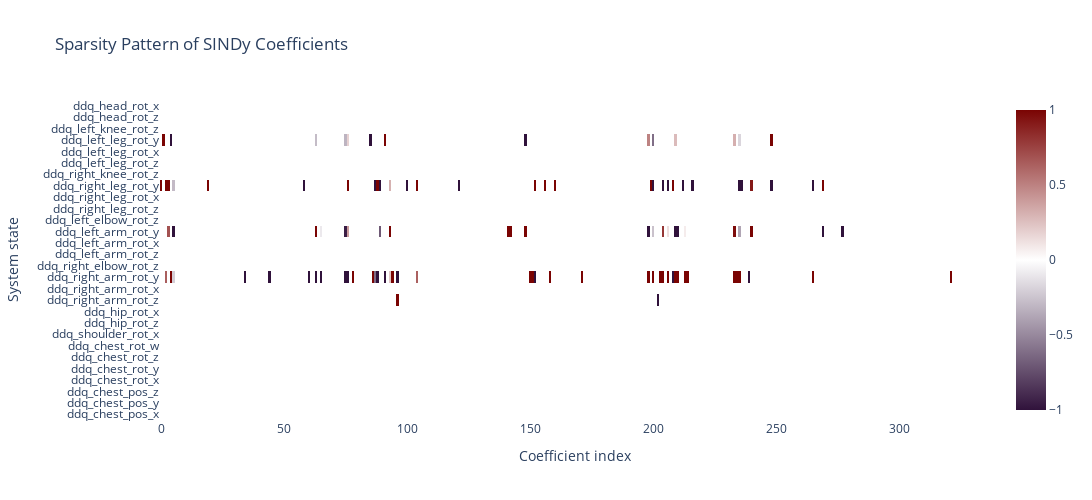

The notebook cell saved with this chart:
### Markdown cell above
# Extract Model Coefficients

### Code cell
# Load the fitted model from the pickle file
with open(os.path.join(models_dir, 'sindy_model.pkl'), 'rb') as f:
    model = dill.load(f)
print("Model loaded from 'sindy_model.pkl'")

# Get the feature names
features = model.get_feature_names()
for i, feature in enumerate(features):
    print(f'{i}: {feature}')
    
# Get the coefficients
if not ensemble_optimization:
    coefficients = model.coefficients()
else:
    ensemble_coefs = optimizer.coef_list # type: ignore
    coefficients = np.mean(ensemble_coefs, axis=0)
    coefficients_std = np.std(ensemble_coefs, axis=0)

# Plot the sparsity pattern of the coefficients
plot_coefficients_threshold(coefficients, feature_names, threshold=selected_threshold, scale_viz=True)

if ensemble_optimization:
    # Plot the standard deviation of the coefficients
    plot_coefficients_threshold(coefficients_std, feature_names, threshold=0.0, scale_viz=False) # CHECK

### Figure 1 — Plotly figure (JSON) as saved in the notebook; plotly's stock layout.template omitted (floating-point values rounded to 4 significant figures; data arrays with more than 128 entries replaced by an {"elided": "..."} marker saying what was removed)
{"data": [{"colorscale": [[0, "rgb(0.1900, 0.0718, 0.2322)"], [0.5, "white"], [1, "rgb(0.4796, 0.0158, 0.0106)"]], "hoverinfo": "text", "showscale": true, "text": {"elided": "28x337 float values"}, "type": "heatmap", "z": {"elided": "28x337 float values"}}], "layout": {"height": 500, "title": {"text": "Sparsity Pattern of SINDy Coefficients"}, "width": 1200, "xaxis": {"title": {"text": "Coefficient index"}}, "yaxis": {"ticktext": ["ddq_chest_pos_x", "ddq_chest_pos_y", "ddq_chest_pos_z", "ddq_chest_rot_x", "ddq_chest_rot_y", "ddq_chest_rot_z", "ddq_chest_rot_w", "ddq_shoulder_rot_x", "ddq_hip_rot_z", "ddq_hip_rot_x", "ddq_right_arm_rot_z", "ddq_right_arm_rot_x", "ddq_right_arm_rot_y", "ddq_right_elbow_rot_z", "ddq_left_arm_rot_z", "ddq_left_arm_rot_x", "ddq_left_arm_rot_y", "ddq_left_elbow_rot_z", "ddq_right_leg_rot_z", "ddq_right_leg_rot_x", "ddq_right_leg_rot_y", "ddq_right_knee_rot_z", "ddq_left_leg_rot_z", "ddq_left_leg_rot_x", "ddq_left_leg_rot_y", "ddq_left_knee_rot_z", "ddq_head_rot_z", "ddq_head_rot_x", "filt_q_chest_pos_x", "filt_q_chest_pos_y", "filt_q_chest_pos_z", "filt_q_chest_rot_x", "filt_q_chest_rot_y", "filt_q_chest_rot_z", "filt_q_chest_rot_w", "filt_q_shoulder_rot_x", "filt_q_hip_rot_z", "filt_q_hip_rot_x", "filt_q_right_arm_rot_z", "filt_q_right_arm_rot_x", "filt_q_right_arm_rot_y", "filt_q_right_elbow_rot_z", "filt_q_left_arm_rot_z", "filt_q_left_arm_rot_x", "filt_q_left_arm_rot_y", "filt_q_left_elbow_rot_z", "filt_q_right_leg_rot_z", "filt_q_right_leg_rot_x", "filt_q_right_leg_rot_y", "filt_q_right_knee_rot_z", "filt_q_left_leg_rot_z", "filt_q_left_leg_rot_x", "filt_q_left_leg_rot_y", "filt_q_left_knee_rot_z", "filt_q_head_rot_z", "filt_q_head_rot_x", "dq_chest_pos_x", "dq_chest_pos_y", "dq_chest_pos_z", "dq_chest_rot_x", "dq_chest_rot_y", "dq_chest_rot_z", "dq_chest_rot_w", "dq_shoulder_rot_x", "dq_hip_rot_z", "dq_hip_rot_x", "dq_right_arm_rot_z", "dq_right_arm_rot_x", "dq_right_arm_rot_y", "dq_right_elbow_rot_z", "dq_left_arm_rot_z", "dq_left_arm_rot_x", "dq_left_arm_rot_y", "dq_left_elbow_rot_z", "dq_right_leg_rot_z", "dq_right_leg_rot_x", "dq_right_leg_rot_y", "dq_right_knee_rot_z", "dq_left_leg_rot_z", "dq_left_leg_rot_x", "dq_left_leg_rot_y", "dq_left_knee_rot_z", "dq_head_rot_z", "dq_head_rot_x"], "tickvals": [0, 1, 2, 3, 4, 5, 6, 7, 8, 9, 10, 11, 12, 13, 14, 15, 16, 17, 18, 19, 20, 21, 22, 23, 24, 25, 26, 27, 28, 29, 30, 31, 32, 33, 34, 35, 36, 37, 38, 39, 40, 41, 42, 43, 44, 45, 46, 47, 48, 49, 50, 51, 52, 53, 54, 55, 56, 57, 58, 59, 60, 61, 62, 63, 64, 65, 66, 67, 68, 69, 70, 71, 72, 73, 74, 75, 76, 77, 78, 79, 80, 81, 82, 83], "title": {"text": "System state"}}}}
